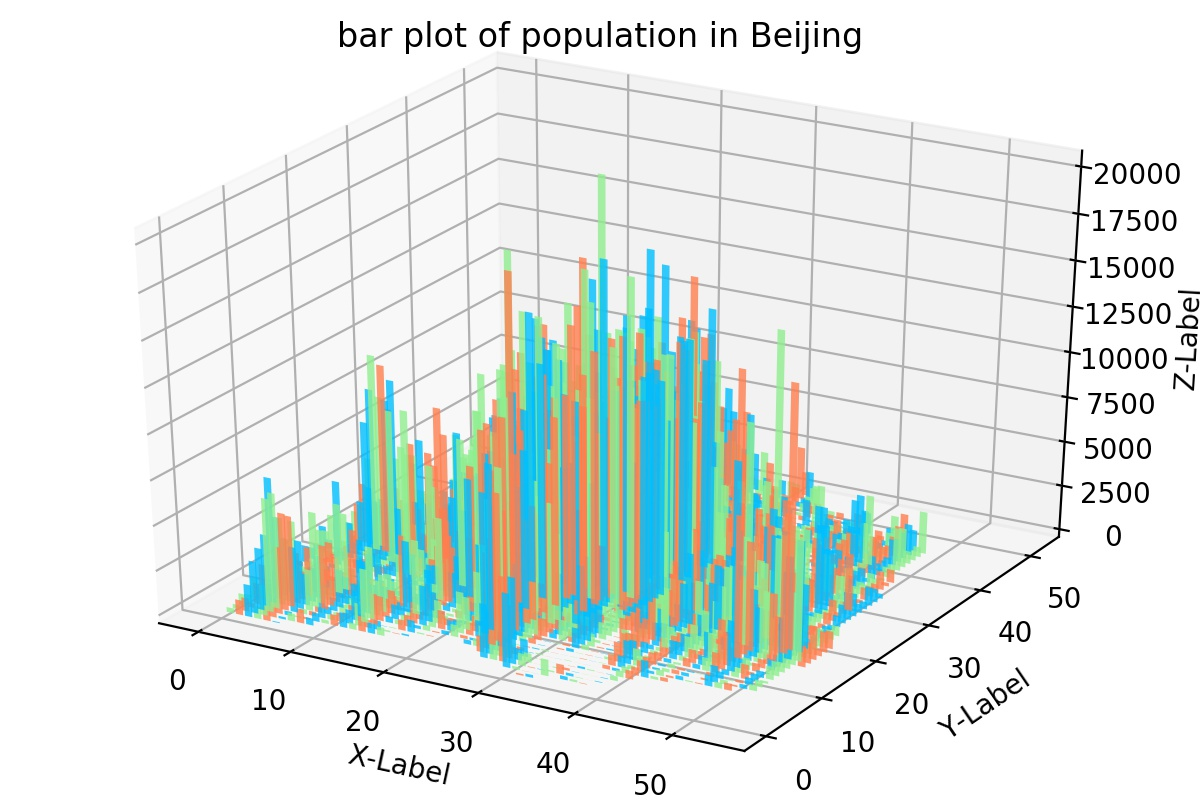

Write the Python code that produced this figure.
# -*- coding: utf-8 -*-
"""
Created on Sun Dec  9 20:57:19 2018

@author: xiaofeiyu
"""
import pandas as pd
import numpy as np
from matplotlib import pyplot as plt
from mpl_toolkits.mplot3d import Axes3D


File = "output_fit"
Data = pd.read_csv(File)

Data = Data.values

Data0 = Data[0].reshape((54,53))    

fig = plt.figure()
ax = fig.gca(projection='3d')

fig = plt.figure()
ax = Axes3D(fig)


x  = list(range(0,53))
y  = list(range(0,54))
X, Y = np.meshgrid(x, y)

for xdata in x:
  y = list(range(0,54))
  z = Data0[:,xdata]

  pos=ax.bar(y,z,xdata,align='center',zdir='y',color=["deepskyblue","lightgreen",'coral'],
              alpha=0.8)
 
ax.set_xlabel("X-Label")
ax.set_ylabel("Y-Label")
ax.set_zlabel("Z-Label")

title = "bar plot of population in Beijing"
plt.title(title)
plt.savefig("bar_plot"+".jpg",dpi=200)
#plt.show()

plt.close()
   

'''
images = []
filenames=sorted((fn for fn in os.listdir('.') if fn.endswith('.png')))
for filename in filenames:
    images.append(imageio.imread(filename))
imageio.mimsave('gif.gif', images,duration=0.25)
'''